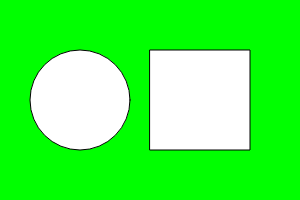
Frame 1 (no input)
Frame 60 (no input): identical to frame 1, image omitted
Frame 120 (the mouse pressed at the canvas centre since frame 60): identical to frame 1, image omitted

The p5.js sketch that drew this single still picture (run headless with seeded random() and noise() and a simulated clock; from frame 60 on, the mouse is pressed at the canvas centre):

// p5.js sketch
// ── sketch.js
function setup() {
    createCanvas(300, 200);
}

function draw() {
    background(0, 255, 0);
    circle(80, 100, 100);
    square(150, 50, 100); 
}
